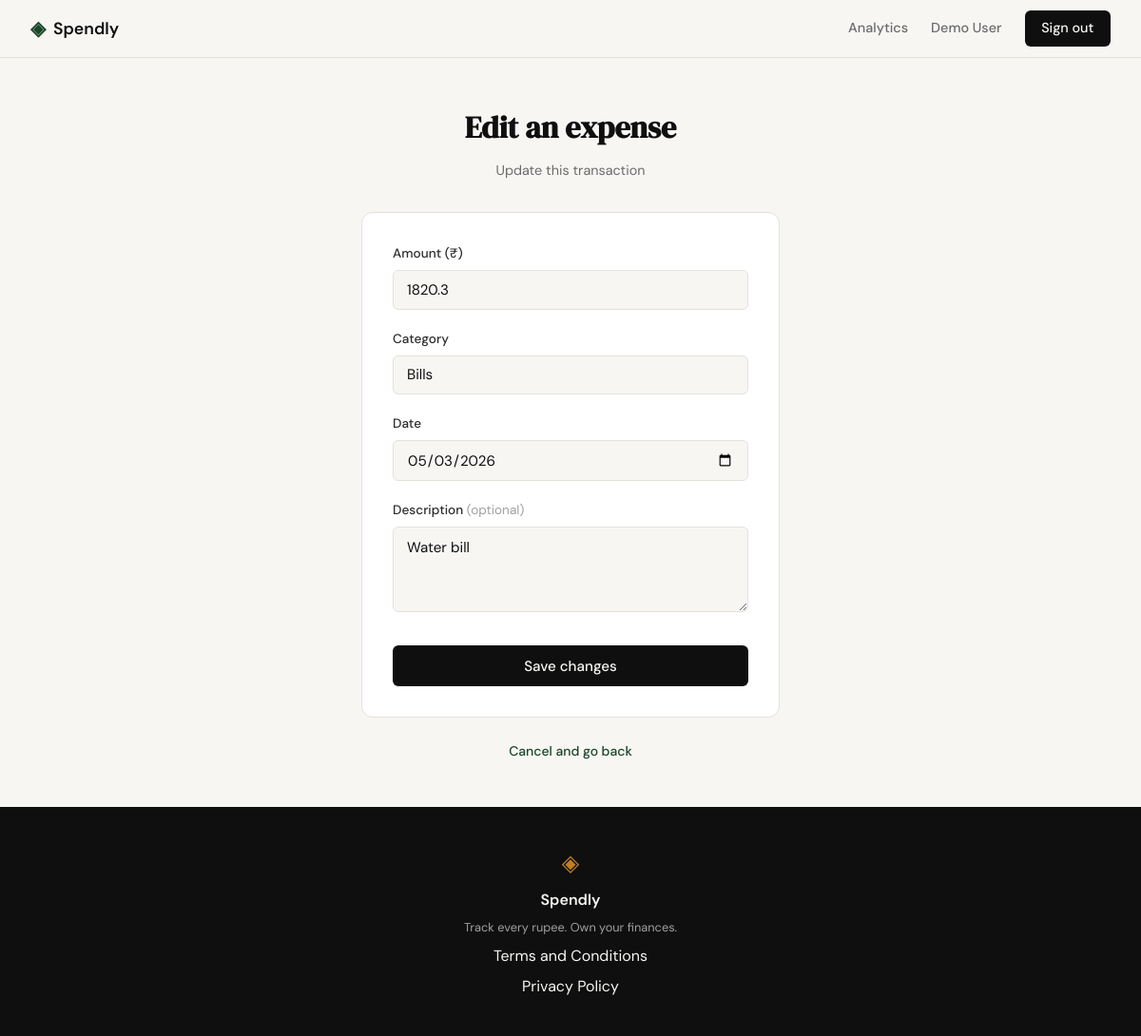
/expenses/19/edit (signed in), run on the app's committed database.
### tables this page shows
CREATE TABLE expenses (
            id          INTEGER PRIMARY KEY AUTOINCREMENT,
            user_id     INTEGER NOT NULL REFERENCES users(id),
            amount      REAL    NOT NULL,
            category    TEXT    NOT NULL,
            date        TEXT    NOT NULL,
            description TEXT,
            created_at  TEXT    DEFAULT (datetime('now'))
        );

### app.py (the view, shortened to what this page needs)
@app.route("/expenses/<int:id>/edit", methods=["GET", "POST"])
def edit_expense(id):
    if not session.get("user_id"):
        return redirect(url_for("login"))
    expense = get_expense(id)
    if expense is None or expense["user_id"] != session["user_id"]:
        abort(404)
    if request.method == "GET":
        return render_template("edit_expense.html", categories=CATEGORIES,
                               expense_id=id, amount=expense["amount"],
                               category=expense["category"], date=expense["date"],
                               description=expense["description"] or "")

### database/db.py (called while the page is built)
def get_db():
    conn = sqlite3.connect(_DB_PATH)
    conn.row_factory = sqlite3.Row
    conn.execute("PRAGMA foreign_keys = ON")
    return conn

def get_expense(expense_id):
    conn = get_db()
    expense = conn.execute(
        "SELECT * FROM expenses WHERE id = ?", (expense_id,)
    ).fetchone()
    conn.close()
    return expense

### templates/edit_expense.html (shortened to what this page needs)
{% extends "base.html" %}
{% block head %}
<link rel="stylesheet" href="{{ url_for('static', filename='css/add_expense.css') }}">
{% endblock %}
{% block content %}
<section class="auth-section">
    <div class="auth-container">
        <div class="auth-header">
            <h1 class="auth-title">Edit an expense</h1>
            <p class="auth-subtitle">Update this transaction</p>
        </div>
        <div class="auth-card">
            <form method="POST" action="{{ url_for('edit_expense', id=expense_id) }}">
                <div class="form-group">
                    <label for="amount">Amount (₹)</label>
                    <input type="number" step="0.01" min="0.01" id="amount" name="amount"
                           class="form-input" placeholder="0.00"
                           value="{{ amount or '' }}"
                           required autofocus>
                </div>
                <div class="form-group">
                    <label for="category">Category</label>
                    <select id="category" name="category" class="form-input form-select" required>
                        {% for cat in categories %}
                        <option value="{{ cat }}" {{ 'selected' if category == cat else '' }}>{{ cat }}</option>
                        {% endfor %}
                    </select>
                </div>
                <div class="form-group">
                    <label for="date">Date</label>
                    <input type="date" id="date" name="date"
                           class="form-input"
                           value="{{ date }}"
                           required>
                </div>
                <div class="form-group">
                    <label for="description">Description <span class="form-optional">(optional)</span></label>
                    <textarea id="description" name="description"
                              class="form-input form-textarea" rows="3"
                              placeholder="e.g. Lunch at canteen">{{ description or '' }}</textarea>
                </div>
                <button type="submit" class="btn-submit">Save changes</button>
            </form>
        </div>
        <p class="auth-switch">
            <a href="{{ url_for('profile') }}">Cancel and go back</a>
        </p>
    </div>
</section>
{% endblock %}

### static/css/style.css (style rules this page uses)
:root { --ink: #0f0f0f; --ink-soft: #2d2d2d; --ink-muted: #6b6b6b; --ink-faint: #a0a0a0; --paper: #f7f6f3; --paper-warm: #f0ede6; --paper-card: #ffffff; --accent: #1a472a; --accent-light: #e8f0eb; --accent-2: #c17f24; --accent-2-light: #fdf3e3; --danger: #c0392b; --danger-light: #fdecea; --border: #e4e1da; --border-soft: #eeebe4; --font-display: 'DM Serif Display', Georgia, serif; --font-body: 'DM Sans', system-ui, sans-serif; --max-width: 1200px; --auth-width: 440px; --radius-sm: 6px; --radius-md: 12px; --radius-lg: 20px; }
*, *::before, *::after { box-sizing: border-box; margin: 0; padding: 0; }
html { font-size: 16px; scroll-behavior: smooth; }
body { background: var(--paper); color: var(--ink); font-family: var(--font-body); font-size: 1rem; line-height: 1.6; -webkit-font-smoothing: antialiased; }
a { color: inherit; text-decoration: none; }
.auth-section { min-height: calc(100vh - 60px - 100px); display: flex; align-items: center; justify-content: center; padding: 3rem 2rem; }
.auth-container { width: 100%; max-width: var(--auth-width); }
.auth-header { text-align: center; margin-bottom: 2rem; }
.auth-title { font-family: var(--font-display); font-size: 2rem; color: var(--ink); margin-bottom: 0.5rem; }
.auth-subtitle { font-size: 0.9rem; color: var(--ink-muted); }
.auth-card { background: var(--paper-card); border: 1px solid var(--border); border-radius: var(--radius-md); padding: 2rem; margin-bottom: 1.5rem; }
.form-group { margin-bottom: 1.25rem; }
.form-group label { display: block; font-size: 0.85rem; font-weight: 500; color: var(--ink-soft); margin-bottom: 0.4rem; }
.form-input { width: 100%; padding: 0.6rem 0.875rem; border: 1px solid var(--border); border-radius: var(--radius-sm); font-family: var(--font-body); font-size: 0.95rem; color: var(--ink); background: var(--paper); outline: none; transition: border-color 0.2s; }
.form-input::placeholder { color: var(--ink-faint); }
.btn-submit { width: 100%; padding: 0.7rem; background: var(--ink); color: var(--paper); border: none; border-radius: var(--radius-sm); font-family: var(--font-body); font-size: 0.95rem; font-weight: 500; cursor: pointer; transition: background 0.2s; margin-top: 0.5rem; }
.auth-switch { text-align: center; font-size: 0.875rem; color: var(--ink-muted); }
.auth-switch a { color: var(--accent); font-weight: 500; }

### static/css/add_expense.css (style rules this page uses)
.form-select { appearance: none; -webkit-appearance: none; background-color: var(--paper); color: var(--ink); cursor: pointer; }
.form-textarea { min-height: 4.5rem; resize: vertical; line-height: 1.5; font-family: var(--font-body); }
.form-optional { color: var(--ink-faint); font-weight: 400; }

### data on the page
expenses: amount "1820.3", date "05/03/2026", description "Water bill"

### other printed values
form field category "Bills"
